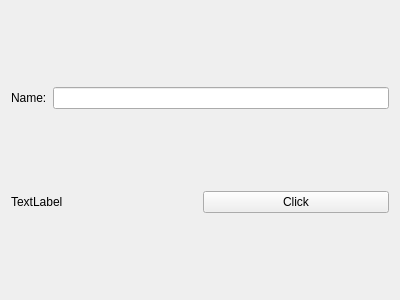
<?xml version="1.0" encoding="UTF-8"?>
<ui version="4.0">
 <class>Form</class>
 <widget class="QWidget" name="Form">
  <property name="geometry">
   <rect>
    <x>0</x>
    <y>0</y>
    <width>400</width>
    <height>300</height>
   </rect>
  </property>
  <property name="windowTitle">
   <string>Label_LineEdit</string>
  </property>
  <layout class="QVBoxLayout" name="verticalLayout">
   <item>
    <layout class="QHBoxLayout" name="horizontalLayout">
     <item>
      <widget class="QLabel" name="labelName">
       <property name="text">
        <string>Name:</string>
       </property>
      </widget>
     </item>
     <item>
      <widget class="QLineEdit" name="lineEdit"/>
     </item>
    </layout>
   </item>
   <item>
    <layout class="QHBoxLayout" name="horizontalLayout_2">
     <item>
      <widget class="QLabel" name="labelResult">
       <property name="text">
        <string>TextLabel</string>
       </property>
      </widget>
     </item>
     <item>
      <widget class="QPushButton" name="pushButton">
       <property name="text">
        <string>Click</string>
       </property>
      </widget>
     </item>
    </layout>
   </item>
  </layout>
 </widget>
 <resources/>
 <connections/>
</ui>
